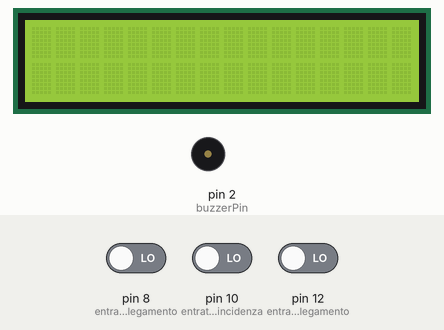
Simulated run of this sketch. Board: Arduino Uno, built with avr-gcc and run on an emulated ATmega328P. On the bench: 16×2 character LCD, buzzer (waves = sounding). The test bench sets the inputs (shaded band); at power-on: pin 8 (entrata_dato_collegamento) LOW, pin 10 (entrata_dato_coincidenza) LOW, pin 12 (entrata_dato_collegamento) LOW. What the sketch prints to the serial monitor is not drawn.

Above: at 1.4 s.
1.5 s: pin 8 (entrata_dato_collegamento) driven HIGH
At 1.68 s:
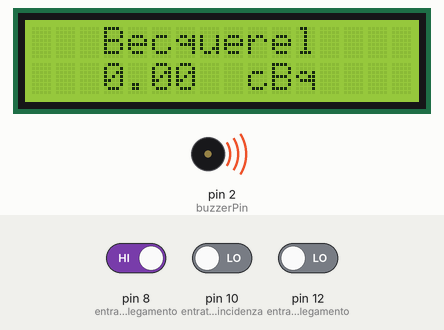
4.0 s: pin 10 (entrata_dato_coincidenza) driven HIGH
At 4.34 s:
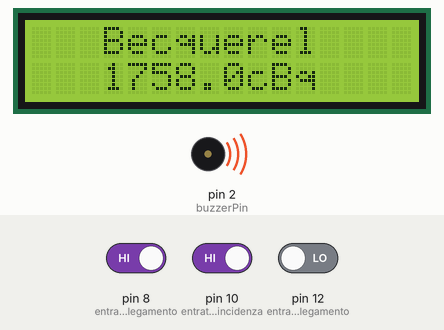
7.0 s: pin 10 (entrata_dato_coincidenza) driven LOW
At 7.16 s:
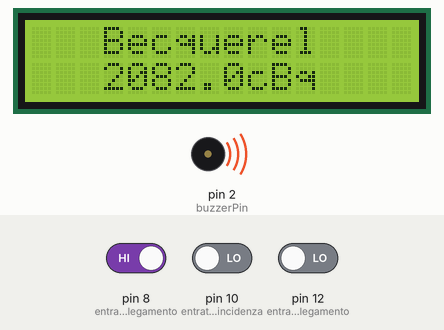
10.0 s: pin 10 (entrata_dato_coincidenza) driven HIGH
At 10.33 s:
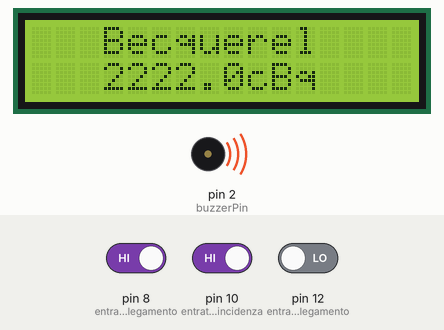
13.0 s: pin 8 (entrata_dato_collegamento) driven LOW and pin 10 (entrata_dato_coincidenza) driven LOW
At 14.1 s:
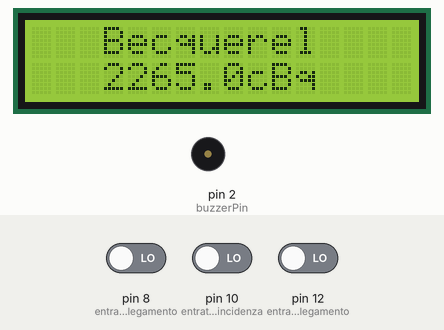
14.8 s: pin 12 (entrata_dato_collegamento) driven HIGH
At 15.29 s:
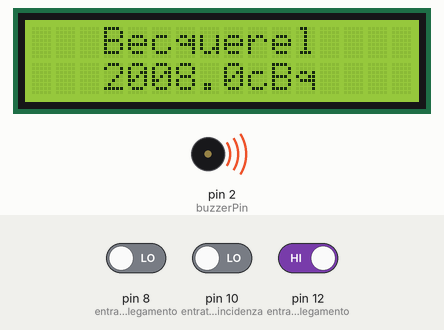
Timing chart, 0 to 17.3 s (numbered marks = the images above; inputs shaded):
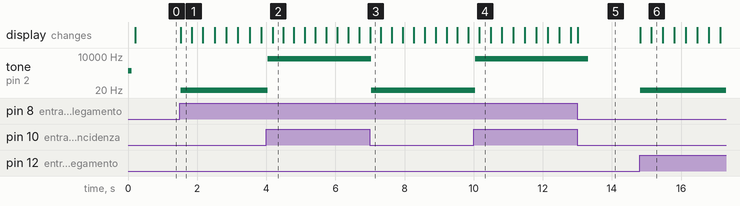

The sketch:

ContatoreGeiger.ino
```cpp
/*
 *  Marco La Barbera - 2019
 *  Rilevazione Contatore Geiger
 *  Bergamo Scienze 2019
 *
 *

*/

#include <Wire.h> //Libreria display
#include <LiquidCrystal_I2C.h> //Libreria display I2C

LiquidCrystal_I2C lcd(0x27, 2, 1, 0, 4, 5, 6, 7, 3, POSITIVE);  //indirizzo dell'LCD I2C

unsigned long int milli_time; //variabile conteggio tempo assoluto dall'accensione di arduino

int buzzerPin = 2; //buzzer inserito nel pin digitale 2
int cont = 0; //contatore di rilevamenti dall'accensione
float becq = 0; //frequenza becquerel (particelle per secondo)
int temp = 0; //variabile scarto tra una rilevazione all'altra

int contT3 = 0; //contatore numero coincidenze

void setup() {

 Serial.begin(9600); //inizializza porta seriale

 pinMode(8, INPUT); //entrata dato collegamento sensore Geiger T1
 pinMode(12, INPUT);//entrata dato collegamento sensore Geiger T2
 pinMode(10, INPUT); //entrata dato coincidenza COIN
 pinMode(buzzerPin, OUTPUT); //definizione di tipo digitale e OUTPUT del buzzer

 Serial.println("CLEARDATA"); //This string is defined as a
 Serial.println("LABEL, Computer Time , N, f,  Time, T1 , T2, T3, TOT3");

 //////////////////////////////////////////////////////////////

  tone(buzzerPin, 660 ,100);  //Suono di corretta accensione di Arduino
  delay (150); //prolunga il suono di 0.15 sec

  lcd.begin(16,2); //inizializza display
  lcd.backlight(); //luce di contrasto display

}

void loop() {

  int ValoreRicevuto = digitalRead(8); //variabile stato T1
  int ValoreRicevuto2 = digitalRead(12); //variabile stato T2
  int ValoreRicevuto3 = digitalRead(10); //variabile stato COIN

  milli_time = millis(); //attribuisci alla variabile il tempo contato dall'accensione di arduino


  //becq = ((cont)*100000/((milli_time) - temp)); //decommenta se si vuole frequenza tra due successivi conteggi, è stata inserita una moltiplicazione per 100000 perchè a quanto pare arduino non riesce a calcolare numeri troppo piccoli
    becq = ((cont)*100000/(milli_time)); //frequenza dall'inizio della registrazione, è stata inserita una moltiplicazione per 100000 perchè a quanto pare arduino non riesce a calcolare numeri troppo piccoli

if((ValoreRicevuto!=0)||(ValoreRicevuto2!=0)||(ValoreRicevuto3!=0)) //caso in cui almeno uno dei sensori geiger abbia rilevato un segnale
{

  Serial.print("DATA, TIME,"); //codice per PLX-DAQ
  Serial.print(cont); //stampa rilevamenti totali fino ad ora
  Serial.print(",");
  Serial.print(becq); //stampa frequenza
  Serial.print(",");
//Serial.print(milli_time - temp); //decommenta per tempo tra due successivi conteggi
  Serial.print(milli_time); //tempo dall'inizio del conteggi
  Serial.print(",");
  Serial.print(ValoreRicevuto, DEC); //stampa stato T1
  Serial.print(",");
  Serial.print(ValoreRicevuto2, DEC); //stampa stato T2
  Serial.print(",");
  Serial.print(ValoreRicevuto3, DEC); //stampa stato T3
  Serial.print(",");
  Serial.println(contT3); //stampa totale coincidenze


  lcd.clear(); //cancella lo schermo
  lcd.setCursor(3,0); //posiziona cursore nella matrice 16x2 in posizione riga 0 e colonna 3
  lcd.print("Becquerel"); //quindi stampa il titolo
  lcd.setCursor(3,1); //posiziona cursore nella matrice 16x2 in posizione riga 1 e colonna 3
  lcd.print(becq); //quindi stampa valore attribuito alla variabile
  lcd.setCursor(9,1); //posiziona cursore nella matrice 16x2 in posizione riga 1 e colonna 9
  lcd.print("cBq"); //stampa unità di misura

if(((ValoreRicevuto!=0)||(ValoreRicevuto2!=0))&&(ValoreRicevuto3==0)) //nel caso in cui almeno uno dei due sensori abbia rilevato qualcosa
  {
   tone(buzzerPin, 10, 440); //attiva buzzer ed emetti un suono
   cont = cont+1; //incrementa contatore per tenere traccia di tutti i rilevamenti

  }

  if(ValoreRicevuto3!=0) //nel caso in cui ci sia stata una coincidenza
  {
    tone(buzzerPin, 6000, 300); //attiva buzzer ed emetti un suono di tonalità e durata differente
    cont = cont+1;  //incrementa contatore per tenere traccia di tutti i rilevamenti
    contT3=contT3+1;  //incrementa contatore delle coincidenze
  }

temp = milli_time; //la variabile temp si aggiorna, la si rende uguale al tempo assoluto solo alla fine del programma per conservare lo scarto del tempo tra due successive rilevazioni

}//chiusura if

}//chiusura void loop
```

Measured:
- after the input at 1.5 s, tone on pin 2 (buzzerPin): silent → 10 Hz at once; the display: changes at once (image 1)
- after the input at 4.0 s, tone on pin 2 (buzzerPin): 10 Hz → 6000 Hz at once
- after the input at 7.0 s, tone on pin 2 (buzzerPin): 6000 Hz → 10 Hz at once
- after the input at 10.0 s, tone on pin 2 (buzzerPin): 10 Hz → 6000 Hz after 0.05 s
- after the input at 13.0 s, tone on pin 2 (buzzerPin): 6000 Hz → silent after 0.32 s
- after the input at 14.8 s, tone on pin 2 (buzzerPin): silent → 10 Hz at once; the display: first changes at once (image 6 shows a later state)
